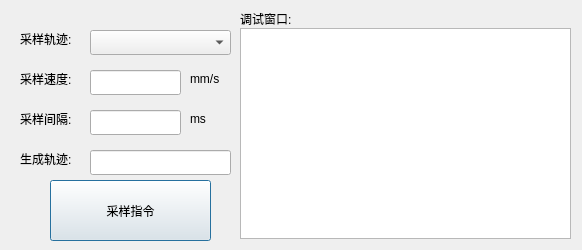
<?xml version="1.0" encoding="UTF-8"?>
<ui version="4.0">
 <class>keysampleDlg</class>
 <widget class="QDialog" name="keysampleDlg">
  <property name="geometry">
   <rect>
    <x>0</x>
    <y>0</y>
    <width>582</width>
    <height>250</height>
   </rect>
  </property>
  <property name="windowTitle">
   <string>Dialog</string>
  </property>
  <widget class="QLabel" name="label">
   <property name="geometry">
    <rect>
     <x>240</x>
     <y>10</y>
     <width>67</width>
     <height>17</height>
    </rect>
   </property>
   <property name="text">
    <string>调试窗口:</string>
   </property>
  </widget>
  <widget class="QTextBrowser" name="record">
   <property name="geometry">
    <rect>
     <x>240</x>
     <y>28</y>
     <width>331</width>
     <height>211</height>
    </rect>
   </property>
  </widget>
  <widget class="QLabel" name="label_6">
   <property name="geometry">
    <rect>
     <x>20</x>
     <y>30</y>
     <width>71</width>
     <height>17</height>
    </rect>
   </property>
   <property name="text">
    <string>采样轨迹:</string>
   </property>
  </widget>
  <widget class="QComboBox" name="samplecreatnamecombo">
   <property name="geometry">
    <rect>
     <x>90</x>
     <y>30</y>
     <width>141</width>
     <height>25</height>
    </rect>
   </property>
  </widget>
  <widget class="QLabel" name="label_7">
   <property name="geometry">
    <rect>
     <x>20</x>
     <y>70</y>
     <width>71</width>
     <height>17</height>
    </rect>
   </property>
   <property name="text">
    <string>采样速度:</string>
   </property>
  </widget>
  <widget class="QLineEdit" name="samplespeedlineEdit">
   <property name="geometry">
    <rect>
     <x>90</x>
     <y>70</y>
     <width>91</width>
     <height>25</height>
    </rect>
   </property>
  </widget>
  <widget class="QLabel" name="label_8">
   <property name="geometry">
    <rect>
     <x>20</x>
     <y>110</y>
     <width>71</width>
     <height>17</height>
    </rect>
   </property>
   <property name="text">
    <string>采样间隔:</string>
   </property>
  </widget>
  <widget class="QLineEdit" name="sampletimelineEdit">
   <property name="geometry">
    <rect>
     <x>90</x>
     <y>110</y>
     <width>91</width>
     <height>25</height>
    </rect>
   </property>
  </widget>
  <widget class="QLabel" name="label_9">
   <property name="geometry">
    <rect>
     <x>190</x>
     <y>70</y>
     <width>41</width>
     <height>17</height>
    </rect>
   </property>
   <property name="text">
    <string>mm/s</string>
   </property>
  </widget>
  <widget class="QLabel" name="label_10">
   <property name="geometry">
    <rect>
     <x>190</x>
     <y>110</y>
     <width>41</width>
     <height>17</height>
    </rect>
   </property>
   <property name="text">
    <string>ms</string>
   </property>
  </widget>
  <widget class="QLabel" name="label_11">
   <property name="geometry">
    <rect>
     <x>20</x>
     <y>150</y>
     <width>71</width>
     <height>17</height>
    </rect>
   </property>
   <property name="text">
    <string>生成轨迹:</string>
   </property>
  </widget>
  <widget class="QLineEdit" name="samplenamelineEdit">
   <property name="geometry">
    <rect>
     <x>90</x>
     <y>150</y>
     <width>141</width>
     <height>25</height>
    </rect>
   </property>
  </widget>
  <widget class="QPushButton" name="sampleBtn">
   <property name="geometry">
    <rect>
     <x>50</x>
     <y>180</y>
     <width>161</width>
     <height>61</height>
    </rect>
   </property>
   <property name="text">
    <string>采样指令</string>
   </property>
  </widget>
 </widget>
 <resources/>
 <connections/>
</ui>
